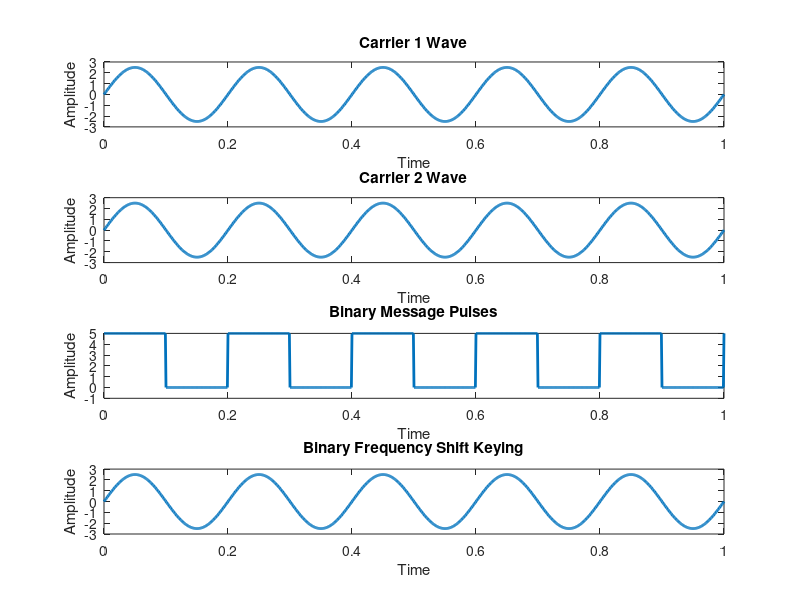

MATLAB code to generate this figure:
%Binary Frequency Shift Keying

fc1=input('Enter the freq of 1st Sine Wave carrier:');
fc2=input('Enter the freq of 2nd Sine Wave carrier:');
fp=input('Enter the freq of Periodic Binary pulse (Message):');
amp=input('Enter the amplitude (For Both Carrier & Binary Pulse Message):');
amp=amp/2;
t=0:0.001:1; %Sampling interval
c1=amp.*sin(2*pi*fc1*t);%1st Carrier Sine wave
c2=amp.*sin(2*pi*fc2*t);%2nd Carrier Sine wave
subplot(4,1,1);
plot(t,c1,'linewidth',2)
xlabel('Time')
ylabel('Amplitude')
title('Carrier 1 Wave')
subplot(4,1,2)
plot(t,c2,'linewidth',2)
xlabel('Time')
ylabel('Amplitude')
title('Carrier 2 Wave')
m=amp.*square(2*pi*fp*t)+amp;%Generating Square wave message
subplot(4,1,3) 
plot(t,m,'linewidth',2) %Plotting The Square Binary Pulse (Message)
xlabel('Time')
ylabel('Amplitude')
title('Binary Message Pulses')
axis([0, 1, -1, 5])

%Generating the modulated wave
for i=0:1000 
    if m(i+1)==0
        mm(i+1)=c2(i+1);
        else
        mm(i+1)=c1(i+1);
    end
end

%Plotting the modulated wave
subplot(4,1,4) 
plot(t,mm,'linewidth',2)
xlabel('Time')
ylabel('Amplitude')
title('Binary Frequency Shift Keying')

%Enter the freq of 1st carrier Wave: 10
%Enter the freq of 2nd carrier Wave: 40
%Enter the freq of Periodic Binary signal (Message): 5
%Enter the amplitude (For Carrier & Binary Signal (Message): 4
